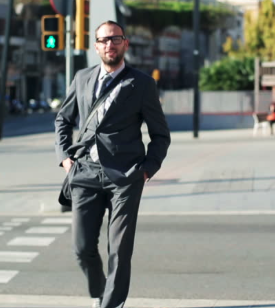
#> input picture test1.png, 275 x 308 px
$ python gen_data_array.py
#> lines starting #> are read from the running program, lines starting #| are printed output that depends on the picture
"""Image Training Files to Single Array

This script allows the user to access all image files in a directory and
samples a random window of constant size from each file.  If all images are the size
of the window, the entire image is saved.  The images are saved in grayscale and are
the rows of a numpy array.  This numpy array is saved via pickle.

This file can be imported as a module and contains the following functions:

    * get_array - returns the array of image windows
    * open_pickle - shortcut to retrieve array in pickle file
    * save_pickle - convenience function to store array in pickle file
"""

import numpy as np
from skimage import io, color
import pickle
import os


def main():
    directory = input("Please enter path of directory containing all of the images: ")
#> the answer given: .
    y_in = int(input("Please enter window height: "))
#> the answer given: 100
    x_in = int(input("Please enter window length: "))
#> the answer given: 3
    num_files = int(input("Please enter an upper bound for the number of training files: "))
#> the answer given: 3
    out_name = input("Please enter name of target pickle file: ")
#> the answer given: out.png

    out = get_array(directory, (y_in, x_in), num_files)
    save_pickle(out_name, out)


def save_pickle(name, contents):
    """Convenience function for saving object

    Parameters
    __________
    name : str
        name of pickle file to save to.
    contents : obj
        object to save
    """
    with open(name, "wb") as f:
        pickle.dump(contents, f)


def open_pickle(name):
    """Convenience function for extracting object

    Parameters
    __________
    name : str
        name of pickle file to load object from

    Returns
    _______
    x : object
        object stored in the pickle file
    """
    with open(name, "rb") as f:
        x = pickle.load(f)
    return x


def get_array(path, window_sz, num_files):
    """Combines random windows of image files

    Parameters
    __________
    path : str
        path to folder containing all the images.
    window_sz : int tuple
        (height, width) of sampling window.
    num_files : int
        Upper bound for the number of images contained.

    Returns
    _______
    out
        numpy array of dimension num_files x window_sz area.  Rows are samples.
    """
#> called with path = '.', window_sz = (100, 3), num_files = 3
    y, x = window_sz
    instances = 0

    out = np.zeros((num_files, x * y))
    for root, dirs, files in os.walk(path, topdown=False):
        for name in files:
            file_path = os.path.join(root, name)
            try:
                im = io.imread(file_path)
#> im is the input picture: shape (308, 275, 4); mean R, G, B, A 123.2, 127.2, 121.9, 255
                im = color.rgb2gray(im)
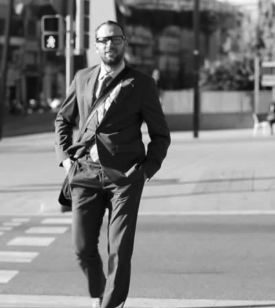
#> im: shape (308, 275) float64; min 0.0138, max 0.999, mean 0.494
                im = np.around(255 * im).astype(np.uint8)
                assert im.shape[0] >= y and im.shape[1] >= x
            except:
                continue

            print("Progress: " + str(instances))
            y_up, x_up = im.shape - np.array([y, x])  # Compute upper bound for sampling
#> y_up = 208; x_up = 272
            y0 = np.random.randint(0, y_up + 1)
#> y0 = 172
            yf = y0 + y
#> yf = 272
            x0 = np.random.randint(0, x_up + 1)
#> x0 = 47
            xf = x0 + x
#> xf = 50
            out[instances, :] = im[y0:yf, x0:xf].flatten()
            instances += 1

    return out[:instances, :]


if __name__ == "__main__":
    main()

$ run again, on test3.png
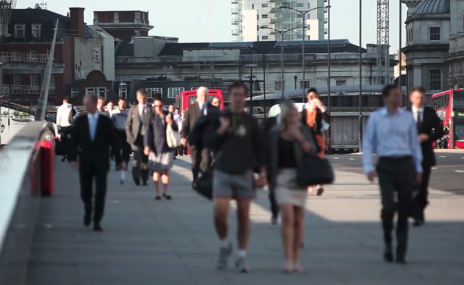
#> input picture test3.png, 464 x 285 px
#> in get_array, im is the input picture: shape (285, 464, 4); mean R, G, B, A 92.2, 94.2, 99, 255
#> in get_array, `im = color.rgb2gray(im)`:
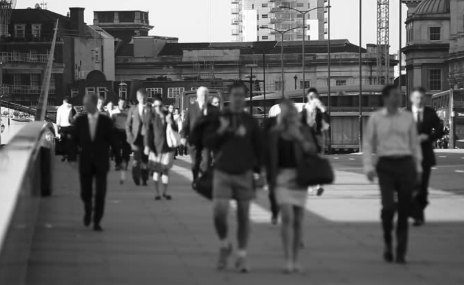
#> im: shape (285, 464) float64; min 0.0213, max 0.999, mean 0.369
